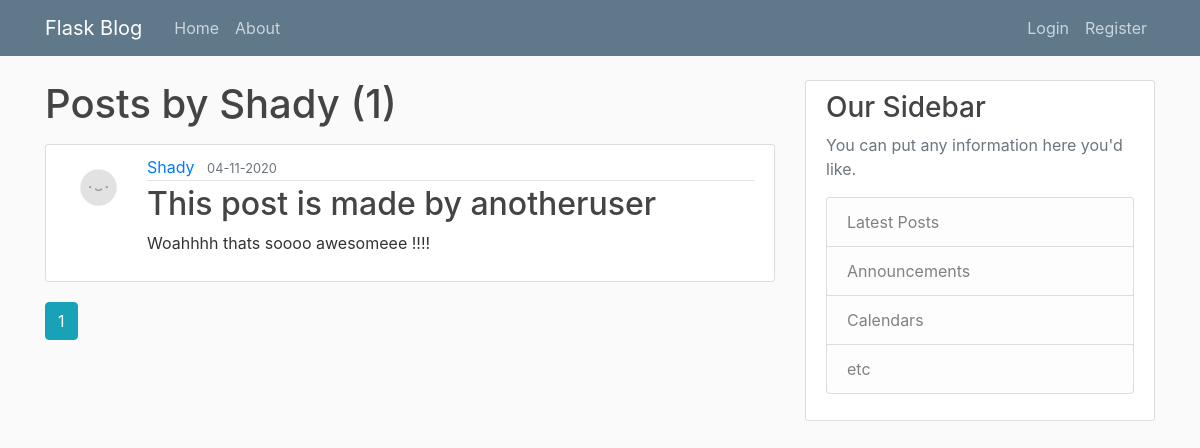
The app's page /user/Shady, older data.
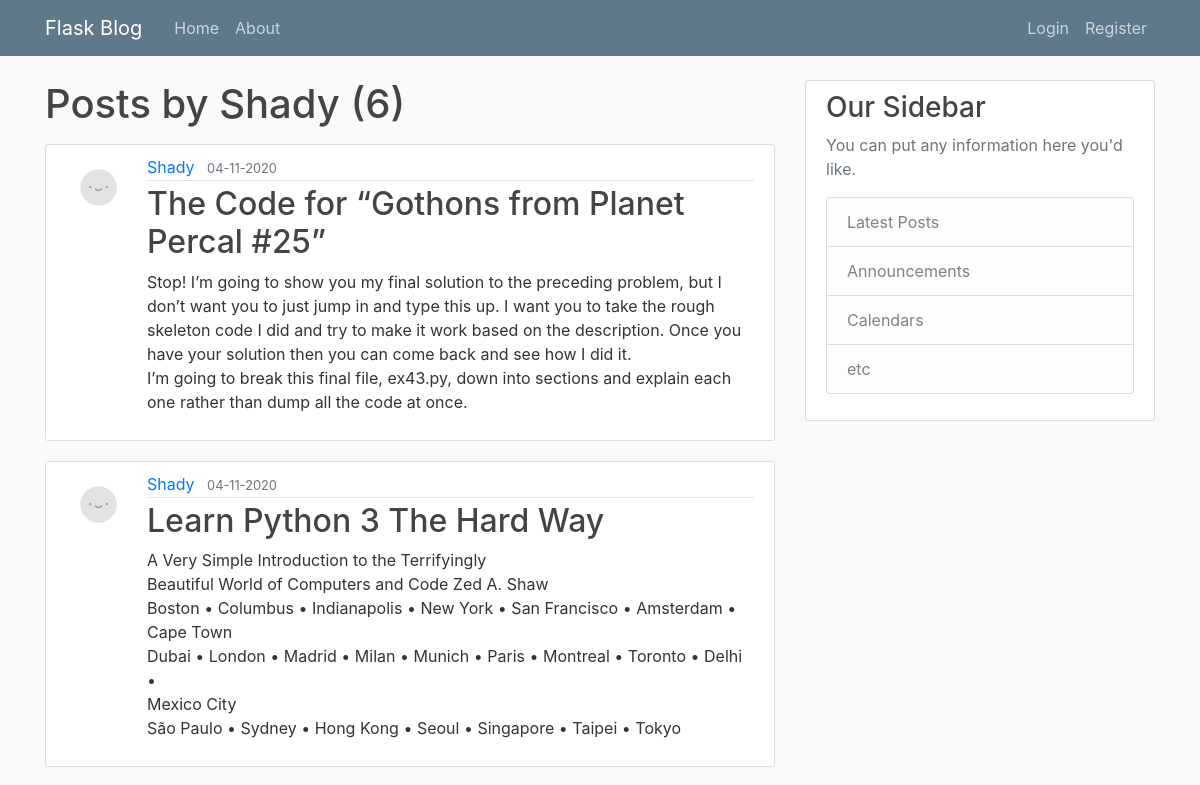
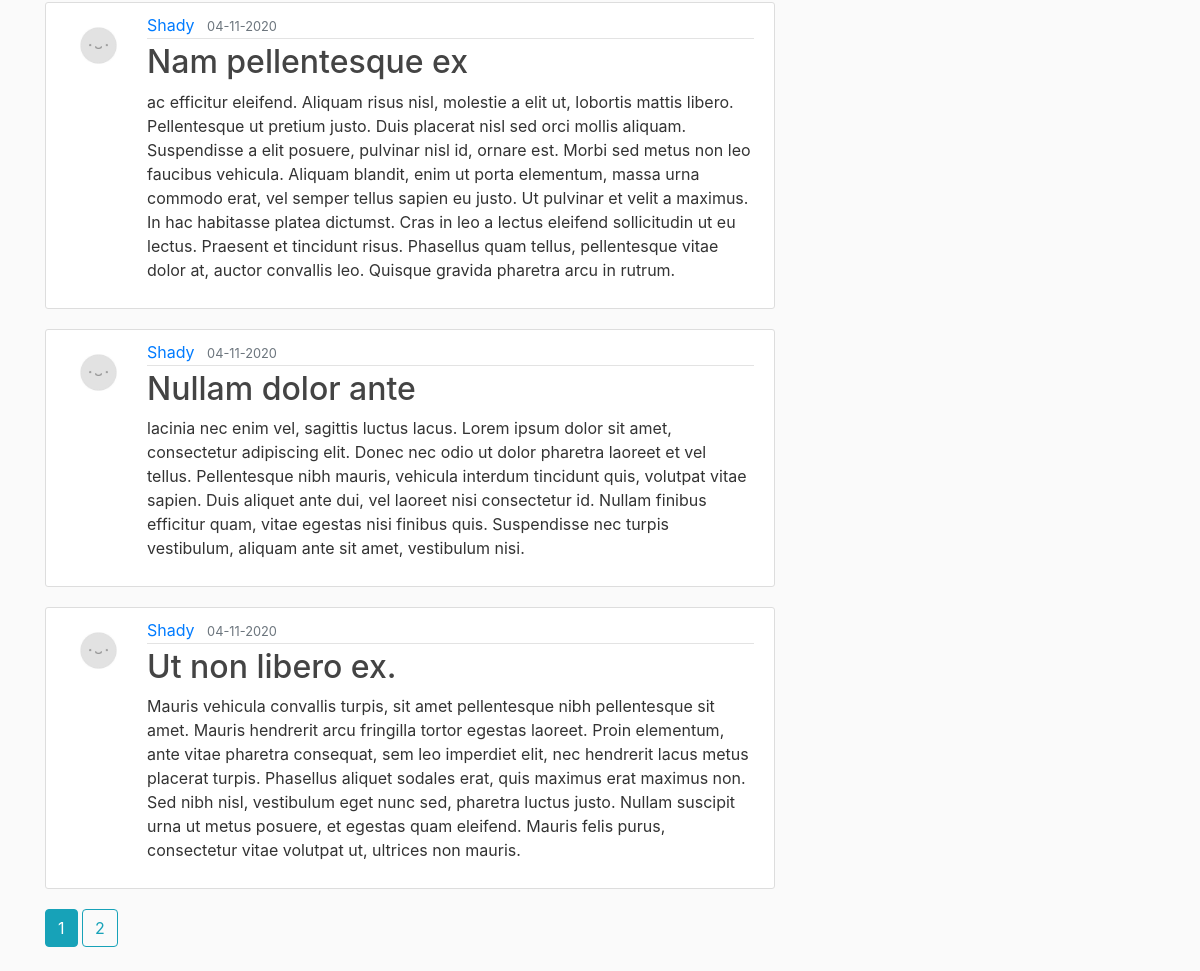
The same page, newer data (2 pictures, top to bottom).
### flaskblog/models.py (models this page shows, shortened)
class User(db.Model, UserMixin):
    id = db.Column(db.Integer, primary_key=True)
    username = db.Column(db.String(20), unique=True, nullable=False)
    email = db.Column(db.String(120), unique=True, nullable=False)
    image_file = db.Column(db.String(20), nullable=False, default='default.jpg')
    password = db.Column(db.String(60), nullable=False)
    rank = db.Column(db.String(10), nullable=False, default='user')
    posts = db.relationship('Post', backref='author', lazy=True)

class Post(db.Model):
    id = db.Column(db.Integer, primary_key=True)
    title = db.Column(db.String(120), nullable=False, default="What about your title?")
    date_posted = db.Column(db.DateTime, nullable=False, default=datetime.utcnow)
    content = db.Column(db.Text, nullable=False)
    user_id = db.Column(db.Integer, db.ForeignKey('user.id'), nullable=False)

### flaskblog/routes.py (the view)
@app.route("/user/<string:username>")
def user_posts(username):
    user = User.query.filter_by(username=username).first_or_404()
    page = request.args.get('page', 1, type=int)
    posts = Post.query.filter_by(author=user)\
    .order_by(Post.date_posted.desc())\
    .paginate(page=page, per_page=5)
    return render_template('user_posts.html', posts=posts, user=user)

### flaskblog/templates/user_posts.html (shortened to what this page needs)
{% extends 'layout.html' %}
{% block content %}
    <h1 class="mb-3"> Posts by {{ user.username }} ({{ posts.total }})</h1>
    {% for post in posts.items %}
        <article class="media content-section">
          <img class='rounded-circle article-img' src="{{ url_for('static', filename='profile_pics/' + post.author.image_file) }}">
          <div class="media-body">
            <div class="article-metadata">
              <a class="mr-2" href="{{ url_for('user_posts', username=post.author.username) }}">{{ post.author.username }}</a>
              <small class="text-muted">{{ post.date_posted.strftime('%d-%m-%Y') }}</small>
            </div>
            <h2><a class="article-title" href="{{ url_for('post', post_id=post.id) }}">{{ post.title }}</a></h2>
            <p class="article-content">{{ post.content }}</p>
          </div>
        </article>
    {% endfor %}
    {% for page_num in posts.iter_pages(left_edge=1, right_edge=1, left_current=1, right_current=2) %}
      {% if page_num %}
        {% if posts.page == page_num %}
          <a class="btn btn-info mb-4" href="{{ url_for('user_posts', username=user.username, page=page_num) }}">{{ page_num }}</a>
        {% else %}
          <a class="btn btn-outline-info mb-4" href="{{ url_for('user_posts', username=user.username, page=page_num) }}">{{ page_num }}</a>
        {% endif %}
      {% else %}
        ...
      {% endif %}
    {% endfor %}
{% endblock %}

### flaskblog/templates/layout.html (shortened to what this page needs)
<!DOCTYPE html>
<html>
<head>
    <link rel="stylesheet" href="https://cdn.jsdelivr.net/npm/bootstrap@4.5.3/dist/css/bootstrap.min.css">
    <link rel="stylesheet" type="text/css" href="{{ url_for('static', filename='main.css') }}">
</head>
<body>
    <header class="site-header">
      <nav class="navbar navbar-expand-md navbar-dark bg-steel fixed-top">
        <div class="container">
          <a class="navbar-brand mr-4" href="/">Flask Blog</a>
          <div class="collapse navbar-collapse" id="navbarToggle">
            <div class="navbar-nav mr-auto">
              <a class="nav-item nav-link" href="{{ url_for('home') }}">Home</a>
              <a class="nav-item nav-link" href="{{ url_for('about') }}">About</a>
            </div>
            <div class="navbar-nav">
              {% if current_user.is_authenticated %}
                <a class="nav-item nav-link" href="{{ url_for('new_post') }}">New Post</a>
                <a class="nav-item nav-link" href="{{ url_for('account') }}">{{ current_user.username }}</a>
                <a class="nav-item nav-link" href="{{ url_for('logout') }}">Logout</a>
              {% else %}
                <a class="nav-item nav-link" href="{{ url_for('login') }}">Login</a>
                <a class="nav-item nav-link" href="{{ url_for('register') }}">Register</a>
              {% endif %}
            </div>
          </div>
        </div>
      </nav>
    </header>
    <main role="main" class="container">
  <div class="row">
    <div class="col-md-8">
      {% block content %}{% endblock %}
    </div>
    <div class="col-md-4">
      <div class="content-section">
        <h3>Our Sidebar</h3>
        <p class='text-muted'>You can put any information here you'd like.
          <ul class="list-group">
            <li class="list-group-item list-group-item-light">Latest Posts</li>
            <li class="list-group-item list-group-item-light">Announcements</li>
            <li class="list-group-item list-group-item-light">Calendars</li>
            <li class="list-group-item list-group-item-light">etc</li>
          </ul>
        </p>
      </div>
    </div>
  </div>
</main>
</body>
</html>

### flaskblog/static/main.css (style rules this page uses)
body { background: #fafafa; color: #333333; margin-top: 5rem; }
h1, h2, h3, h4, h5, h6 { color: #444444; }
.bg-steel { background-color: #5f788a; }
.site-header .navbar-nav .nav-link { color: #cbd5db; }
.content-section { background: #ffffff; padding: 10px 20px; border: 1px solid #dddddd; border-radius: 3px; margin-bottom: 20px; }
.article-title { color: #444444; }
.article-content { white-space: pre-line; }
.article-img { height: 65px; width: 65px; margin-right: 16px; }
.article-metadata { padding-bottom: 1px; margin-bottom: 4px; border-bottom: 1px solid #e3e3e3 }

Row changes from the older to the newer data that the page shows:
no longer on this page (row unchanged): Post: image_file (placeholder picture), author.username "Shady", date_posted "04-11-2020", title "This post is made by anotheruser", content "Woahhhh thats soooo awesomeee !!!!"
added Post: image_file (placeholder picture), author.username "Shady", date_posted "04-11-2020", title "The Code for “Gothons from Planet Percal #25”", content "Stop! I’m going to show you my final solution to the preceding problem, but I don’t want you to just jump in and type this up. I want you to take the rough skeleton code I did and try to make it work based on the description. Once you have your solution then you can come back and see how I did it. I’m going to break this final file, ex43.py, down into sections and explain each one rather than dump all the code at once."
added Post: image_file (placeholder picture), author.username "Shady", date_posted "04-11-2020", title "Learn Python 3 The Hard Way", content "A Very Simple Introduction to the Terrifyingly Beautiful World of Computers and Code Zed A. Shaw Boston • Columbus • Indianapolis • New York • San Francisco • Amsterdam • Cape Town Dubai • London • Madrid • Milan • Munich • Paris • Montreal • Toronto • Delhi • Mexico City São Paulo • Sydney • Hong Kong • Seoul • Singapore • Taipei • Tokyo"
added Post: image_file (placeholder picture), author.username "Shady", date_posted "04-11-2020", title "Nam pellentesque ex", content "ac efficitur eleifend. Aliquam risus nisl, molestie a elit ut, lobortis mattis libero. Pellentesque ut pretium justo. Duis placerat nisl sed orci mollis aliquam. Suspendisse a elit posuere, pulvinar nisl id, ornare est. Morbi sed metus non leo faucibus vehicula. Aliquam blandit, enim ut porta elementum, massa urna commodo erat, vel semper tellus sapien eu justo. Ut pulvinar et velit a maximus. In hac habitasse platea dictumst. Cras in leo a lectus eleifend sollicitudin ut eu lectus. Praesent et tincidunt risus. Phasellus quam tellus, pellentesque vitae dolor at, auctor convallis leo. Quisque gravida pharetra arcu in rutrum."
added Post: image_file (placeholder picture), author.username "Shady", date_posted "04-11-2020", title "Nullam dolor ante", content "lacinia nec enim vel, sagittis luctus lacus. Lorem ipsum dolor sit amet, consectetur adipiscing elit. Donec nec odio ut dolor pharetra laoreet et vel tellus. Pellentesque nibh mauris, vehicula interdum tincidunt quis, volutpat vitae sapien. Duis aliquet ante dui, vel laoreet nisi consectetur id. Nullam finibus efficitur quam, vitae egestas nisi finibus quis. Suspendisse nec turpis vestibulum, aliquam ante sit amet, vestibulum nisi."
added Post: image_file (placeholder picture), author.username "Shady", date_posted "04-11-2020", title "Ut non libero ex.", content "Mauris vehicula convallis turpis, sit amet pellentesque nibh pellentesque sit amet. Mauris hendrerit arcu fringilla tortor egestas laoreet. Proin elementum, ante vitae pharetra consequat, sem leo imperdiet elit, nec hendrerit lacus metus placerat turpis. Phasellus aliquet sodales erat, quis maximus erat maximus non. Sed nibh nisl, vestibulum eget nunc sed, pharetra luctus justo. Nullam suscipit urna ut metus posuere, et egestas quam eleifend. Mauris felis purus, consectetur vitae volutpat ut, ultrices non mauris."
Text that changed along with them:
{{ posts.total }}: "1" → "6"
new list line: "2"
